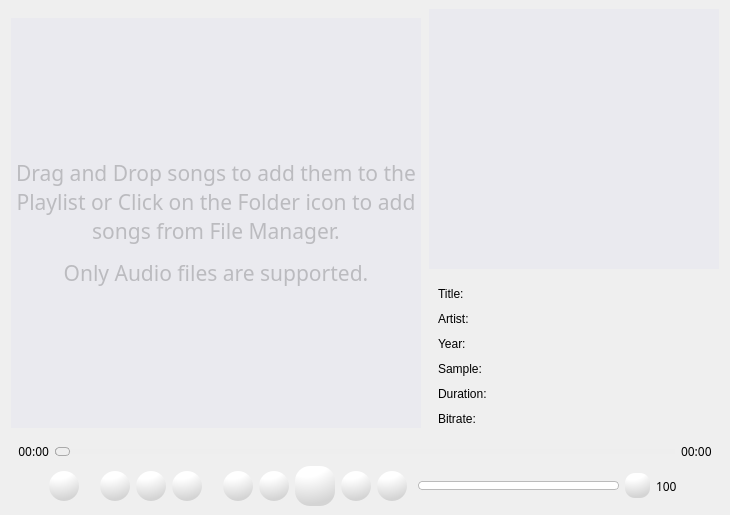
<?xml version="1.0" encoding="UTF-8"?>
<ui version="4.0">
 <class>PyMediaPlayer</class>
 <widget class="QMainWindow" name="PyMediaPlayer">
  <property name="geometry">
   <rect>
    <x>0</x>
    <y>0</y>
    <width>730</width>
    <height>515</height>
   </rect>
  </property>
  <property name="sizePolicy">
   <sizepolicy hsizetype="Preferred" vsizetype="Preferred">
    <horstretch>0</horstretch>
    <verstretch>0</verstretch>
   </sizepolicy>
  </property>
  <property name="windowTitle">
   <string>PyMedia Player</string>
  </property>
  <property name="windowIcon">
   <iconset>
    <normaloff>icon/PyMediaPlayer.png</normaloff>icon/PyMediaPlayer.png</iconset>
  </property>
  <property name="styleSheet">
   <string notr="true"/>
  </property>
  <widget class="QWidget" name="centralwidget">
   <property name="sizePolicy">
    <sizepolicy hsizetype="Preferred" vsizetype="Preferred">
     <horstretch>0</horstretch>
     <verstretch>0</verstretch>
    </sizepolicy>
   </property>
   <layout class="QVBoxLayout" name="verticalLayout_3">
    <item>
     <layout class="QVBoxLayout" name="verticalLayoutFullApp">
      <item>
       <layout class="QHBoxLayout" name="horizontalLayoutUpper">
        <item>
         <widget class="QLabel" name="ThumbnailView">
          <property name="minimumSize">
           <size>
            <width>410</width>
            <height>410</height>
           </size>
          </property>
          <property name="maximumSize">
           <size>
            <width>410</width>
            <height>410</height>
           </size>
          </property>
          <property name="font">
           <font>
            <family>Tw Cen MT</family>
            <pointsize>16</pointsize>
           </font>
          </property>
          <property name="toolTip">
           <string>Song Album Art</string>
          </property>
          <property name="styleSheet">
           <string notr="true">background:rgba(12,12,233,0.02);
color:rgba(0,0,0,0.2);
border:none;
opacity:0.1;</string>
          </property>
          <property name="text">
           <string>&lt;html&gt;&lt;head/&gt;&lt;body&gt;&lt;p&gt;Drag and Drop songs to add them to the Playlist or Click on the Folder icon to add songs from File Manager.&lt;/p&gt;&lt;p&gt;Only Audio files are supported.&lt;/p&gt;&lt;/body&gt;&lt;/html&gt;</string>
          </property>
          <property name="textFormat">
           <enum>Qt::RichText</enum>
          </property>
          <property name="scaledContents">
           <bool>true</bool>
          </property>
          <property name="alignment">
           <set>Qt::AlignCenter</set>
          </property>
          <property name="wordWrap">
           <bool>true</bool>
          </property>
         </widget>
        </item>
        <item>
         <layout class="QVBoxLayout" name="verticalLayout">
          <item>
           <widget class="QListView" name="PlaylistView">
            <property name="maximumSize">
             <size>
              <width>290</width>
              <height>260</height>
             </size>
            </property>
            <property name="font">
             <font>
              <pointsize>9</pointsize>
             </font>
            </property>
            <property name="acceptDrops">
             <bool>true</bool>
            </property>
            <property name="toolTip">
             <string>Playlist - Drag and drop songs here to play them
Double click a song to remove it</string>
            </property>
            <property name="autoFillBackground">
             <bool>false</bool>
            </property>
            <property name="styleSheet">
             <string notr="true">QListView{
background-color:rgba(12,12,233,0.02);
border:none;
}
QToolTip { 
background-color: white; 
color:rgba(0,0,0,0.9); 
 border: black solid 1px
 }</string>
            </property>
            <property name="dragEnabled">
             <bool>true</bool>
            </property>
            <property name="dragDropMode">
             <enum>QAbstractItemView::DragDrop</enum>
            </property>
            <property name="alternatingRowColors">
             <bool>true</bool>
            </property>
            <property name="verticalScrollMode">
             <enum>QAbstractItemView::ScrollPerItem</enum>
            </property>
           </widget>
          </item>
          <item>
           <widget class="QScrollArea" name="scrollArea">
            <property name="sizePolicy">
             <sizepolicy hsizetype="Preferred" vsizetype="Preferred">
              <horstretch>0</horstretch>
              <verstretch>0</verstretch>
             </sizepolicy>
            </property>
            <property name="minimumSize">
             <size>
              <width>0</width>
              <height>150</height>
             </size>
            </property>
            <property name="styleSheet">
             <string notr="true">border: none;</string>
            </property>
            <property name="verticalScrollBarPolicy">
             <enum>Qt::ScrollBarAlwaysOff</enum>
            </property>
            <property name="sizeAdjustPolicy">
             <enum>QAbstractScrollArea::AdjustToContents</enum>
            </property>
            <property name="widgetResizable">
             <bool>true</bool>
            </property>
            <widget class="QWidget" name="scrollAreaWidgetContents">
             <property name="geometry">
              <rect>
               <x>0</x>
               <y>0</y>
               <width>290</width>
               <height>152</height>
              </rect>
             </property>
             <layout class="QVBoxLayout" name="verticalLayout_2">
              <item>
               <layout class="QGridLayout" name="gridLayout">
                <item row="2" column="0">
                 <widget class="QLabel" name="DateLabel">
                  <property name="sizePolicy">
                   <sizepolicy hsizetype="Fixed" vsizetype="Preferred">
                    <horstretch>0</horstretch>
                    <verstretch>0</verstretch>
                   </sizepolicy>
                  </property>
                  <property name="text">
                   <string>Year:</string>
                  </property>
                 </widget>
                </item>
                <item row="5" column="1">
                 <widget class="QLabel" name="BitrateInput">
                  <property name="toolTip">
                   <string>Song Bitrate</string>
                  </property>
                  <property name="text">
                   <string/>
                  </property>
                 </widget>
                </item>
                <item row="1" column="0">
                 <widget class="QLabel" name="ArtistLabel">
                  <property name="sizePolicy">
                   <sizepolicy hsizetype="Fixed" vsizetype="Preferred">
                    <horstretch>0</horstretch>
                    <verstretch>0</verstretch>
                   </sizepolicy>
                  </property>
                  <property name="text">
                   <string>Artist:</string>
                  </property>
                 </widget>
                </item>
                <item row="0" column="1">
                 <widget class="QLabel" name="TitleInput">
                  <property name="sizePolicy">
                   <sizepolicy hsizetype="Preferred" vsizetype="Preferred">
                    <horstretch>0</horstretch>
                    <verstretch>0</verstretch>
                   </sizepolicy>
                  </property>
                  <property name="toolTip">
                   <string>Song Title</string>
                  </property>
                  <property name="text">
                   <string/>
                  </property>
                  <property name="wordWrap">
                   <bool>false</bool>
                  </property>
                 </widget>
                </item>
                <item row="4" column="1">
                 <widget class="QLabel" name="DurationInput">
                  <property name="toolTip">
                   <string>Song Length</string>
                  </property>
                  <property name="text">
                   <string/>
                  </property>
                 </widget>
                </item>
                <item row="3" column="1">
                 <widget class="QLabel" name="SampleRateInput">
                  <property name="toolTip">
                   <string>Song Sample Rate</string>
                  </property>
                  <property name="text">
                   <string/>
                  </property>
                 </widget>
                </item>
                <item row="4" column="0">
                 <widget class="QLabel" name="DurationLabel">
                  <property name="sizePolicy">
                   <sizepolicy hsizetype="Fixed" vsizetype="Preferred">
                    <horstretch>0</horstretch>
                    <verstretch>0</verstretch>
                   </sizepolicy>
                  </property>
                  <property name="text">
                   <string>Duration:</string>
                  </property>
                 </widget>
                </item>
                <item row="5" column="0">
                 <widget class="QLabel" name="BitrateLabel">
                  <property name="sizePolicy">
                   <sizepolicy hsizetype="Fixed" vsizetype="Preferred">
                    <horstretch>0</horstretch>
                    <verstretch>0</verstretch>
                   </sizepolicy>
                  </property>
                  <property name="text">
                   <string>Bitrate:</string>
                  </property>
                 </widget>
                </item>
                <item row="2" column="1">
                 <widget class="QLabel" name="DateInput">
                  <property name="toolTip">
                   <string>Year of Release</string>
                  </property>
                  <property name="text">
                   <string/>
                  </property>
                 </widget>
                </item>
                <item row="1" column="1">
                 <widget class="QLabel" name="ArtistInput">
                  <property name="toolTip">
                   <string>Song Artist</string>
                  </property>
                  <property name="text">
                   <string/>
                  </property>
                 </widget>
                </item>
                <item row="0" column="0">
                 <widget class="QLabel" name="TitleLabel">
                  <property name="sizePolicy">
                   <sizepolicy hsizetype="Fixed" vsizetype="Preferred">
                    <horstretch>0</horstretch>
                    <verstretch>0</verstretch>
                   </sizepolicy>
                  </property>
                  <property name="text">
                   <string>Title:</string>
                  </property>
                 </widget>
                </item>
                <item row="3" column="0">
                 <widget class="QLabel" name="SizeLabel">
                  <property name="sizePolicy">
                   <sizepolicy hsizetype="Fixed" vsizetype="Preferred">
                    <horstretch>0</horstretch>
                    <verstretch>0</verstretch>
                   </sizepolicy>
                  </property>
                  <property name="text">
                   <string>Sample:</string>
                  </property>
                 </widget>
                </item>
               </layout>
              </item>
             </layout>
            </widget>
           </widget>
          </item>
         </layout>
        </item>
       </layout>
      </item>
      <item>
       <layout class="QVBoxLayout" name="verticalLayoutBottomPanel">
        <item>
         <layout class="QHBoxLayout" name="horizontalLayoutTimePanel">
          <item>
           <widget class="QLabel" name="ElaspedTimeDisplay">
            <property name="minimumSize">
             <size>
              <width>40</width>
              <height>0</height>
             </size>
            </property>
            <property name="maximumSize">
             <size>
              <width>40</width>
              <height>16777215</height>
             </size>
            </property>
            <property name="font">
             <font>
              <family>Bahnschrift SemiLight</family>
              <pointsize>9</pointsize>
             </font>
            </property>
            <property name="toolTip">
             <string>Elasped Time</string>
            </property>
            <property name="text">
             <string>00:00</string>
            </property>
            <property name="alignment">
             <set>Qt::AlignRight|Qt::AlignTrailing|Qt::AlignVCenter</set>
            </property>
           </widget>
          </item>
          <item>
           <widget class="QSlider" name="TimeSlider">
            <property name="enabled">
             <bool>false</bool>
            </property>
            <property name="mouseTracking">
             <bool>true</bool>
            </property>
            <property name="toolTip">
             <string>Track Seek</string>
            </property>
            <property name="styleSheet">
             <string notr="true">QSlider::groove:horizontal {
background: white;
height: 5px;
}

QSlider::sub-page:horizontal {
background: qlineargradient(x1: 0, y1: 0,    x2: 0, y2: 1,
    stop: 0 #66e, stop: 1 #bbf);
background: qlineargradient(x1: 0, y1: 0.2, x2: 1, y2: 1,
    stop: 0 #bbf, stop: 1 #55f);
height: 5px;
}

QSlider::add-page:horizontal {
background: qlineargradient(x1: 0, y1: 0,    x2: 0, y2: 1,
     stop:0.5 #fff, stop: 1 #d4d4d4);
height: 5px;
}

QSlider::handle:horizontal {
background: qlineargradient(x1:0, y1:0, x2:1, y2:1,
    stop:0 #52307c, stop: 1 #ece6ff);
width: 13px;
margin-top: -2px;
margin-bottom: -2px;
border-radius: 4px;
}

QSlider::handle:horizontal:hover {
background: qlineargradient(x1:0, y1:0, x2:1, y2:1,
    stop:0 #bca0dc, stop:1 #e0d6ff);
}

QSlider::sub-page:horizontal:disabled {
background: #bbb;
border-color: #999;
}

QSlider::add-page:horizontal:disabled {
background: #eee;
border-color: #999;
}

QSlider::handle:horizontal:disabled {
background: #eee;
border: 1px solid #aaa;
border-radius: 4px;
}</string>
            </property>
            <property name="pageStep">
             <number>10</number>
            </property>
            <property name="sliderPosition">
             <number>0</number>
            </property>
            <property name="orientation">
             <enum>Qt::Horizontal</enum>
            </property>
            <property name="invertedControls">
             <bool>false</bool>
            </property>
           </widget>
          </item>
          <item>
           <widget class="QLabel" name="RemainingTimeDisplay">
            <property name="minimumSize">
             <size>
              <width>40</width>
              <height>0</height>
             </size>
            </property>
            <property name="maximumSize">
             <size>
              <width>40</width>
              <height>16777215</height>
             </size>
            </property>
            <property name="font">
             <font>
              <family>Bahnschrift SemiLight</family>
              <pointsize>9</pointsize>
             </font>
            </property>
            <property name="toolTip">
             <string>&lt;html&gt;&lt;head/&gt;&lt;body&gt;&lt;p&gt;Total Time&lt;/p&gt;&lt;/body&gt;&lt;/html&gt;</string>
            </property>
            <property name="text">
             <string>00:00</string>
            </property>
            <property name="alignment">
             <set>Qt::AlignLeading|Qt::AlignLeft|Qt::AlignVCenter</set>
            </property>
           </widget>
          </item>
         </layout>
        </item>
        <item>
         <layout class="QHBoxLayout" name="horizontalLayoutControls">
          <item>
           <layout class="QHBoxLayout" name="horizontalLayout_2">
            <item>
             <spacer name="horizontalSpacer_3">
              <property name="orientation">
               <enum>Qt::Horizontal</enum>
              </property>
              <property name="sizeType">
               <enum>QSizePolicy::Fixed</enum>
              </property>
              <property name="sizeHint" stdset="0">
               <size>
                <width>40</width>
                <height>20</height>
               </size>
              </property>
             </spacer>
            </item>
            <item>
             <widget class="QPushButton" name="OpenFiles">
              <property name="sizePolicy">
               <sizepolicy hsizetype="Fixed" vsizetype="Fixed">
                <horstretch>0</horstretch>
                <verstretch>0</verstretch>
               </sizepolicy>
              </property>
              <property name="toolTip">
               <string>&lt;html&gt;&lt;head/&gt;&lt;body&gt;&lt;p&gt;Open Songs&lt;/p&gt;&lt;p&gt;Shortcut: Alt+O&lt;/p&gt;&lt;/body&gt;&lt;/html&gt;</string>
              </property>
              <property name="styleSheet">
               <string notr="true">QPushButton{
color: #333;
background: qradialgradient(cx: 0.3, cy: -0.4, fx: 0.3, fy: -0.4, radius: 1.35, stop:0.5 #fff, stop: 1 #d4d4d4);
width: 30px; 
height: 30px;
border-radius: 15px;
}

QPushButton:pressed{
background: qradialgradient(cx: 0.4, cy: -0.1, fx: 0.4, fy: -0.1, radius: 1.35, stop:1 #fff, stop: 0.4 #ddd);
}
</string>
              </property>
              <property name="text">
               <string/>
              </property>
              <property name="icon">
               <iconset>
                <normaloff>icon/open-folder.png</normaloff>icon/open-folder.png</iconset>
              </property>
              <property name="shortcut">
               <string>Alt+O</string>
              </property>
             </widget>
            </item>
            <item>
             <spacer name="horizontalSpacer_5">
              <property name="orientation">
               <enum>Qt::Horizontal</enum>
              </property>
              <property name="sizeType">
               <enum>QSizePolicy::Fixed</enum>
              </property>
              <property name="sizeHint" stdset="0">
               <size>
                <width>15</width>
                <height>20</height>
               </size>
              </property>
             </spacer>
            </item>
            <item>
             <widget class="QPushButton" name="ShuffleButton">
              <property name="sizePolicy">
               <sizepolicy hsizetype="Fixed" vsizetype="Fixed">
                <horstretch>0</horstretch>
                <verstretch>0</verstretch>
               </sizepolicy>
              </property>
              <property name="toolTip">
               <string>Shuffle Mode is Off
Shortcut: Alt+S</string>
              </property>
              <property name="styleSheet">
               <string notr="true">QPushButton{
color: #333;
background: qradialgradient(cx: 0.3, cy: -0.4, fx: 0.3, fy: -0.4, radius: 1.35, stop:0.5 #fff, stop: 1 #d4d4d4);
width: 30px; 
height: 30px;
border-radius: 15px;
}

QPushButton:pressed{
background: qradialgradient(cx: 0.4, cy: -0.1, fx: 0.4, fy: -0.1, radius: 1.35, stop:1 #fff, stop: 0.4 #ddd);
}
</string>
              </property>
              <property name="text">
               <string/>
              </property>
              <property name="icon">
               <iconset>
                <normaloff>icon/shuffle-off.png</normaloff>icon/shuffle-off.png</iconset>
              </property>
              <property name="shortcut">
               <string>Alt+S</string>
              </property>
             </widget>
            </item>
            <item>
             <widget class="QPushButton" name="RepeatButton">
              <property name="sizePolicy">
               <sizepolicy hsizetype="Fixed" vsizetype="Fixed">
                <horstretch>0</horstretch>
                <verstretch>0</verstretch>
               </sizepolicy>
              </property>
              <property name="toolTip">
               <string>Repeat Mode - Stop if the Queue ends
Shortcut: Alt+R</string>
              </property>
              <property name="styleSheet">
               <string notr="true">QPushButton{
color: #333;
background: qradialgradient(cx: 0.3, cy: -0.4, fx: 0.3, fy: -0.4, radius: 1.35, stop:0.5 #fff, stop: 1 #d4d4d4);
width: 30px; 
height: 30px;
border-radius: 15px;
}

QPushButton:pressed{
background: qradialgradient(cx: 0.4, cy: -0.1, fx: 0.4, fy: -0.1, radius: 1.35, stop:1 #fff, stop: 0.4 #ddd);
}
</string>
              </property>
              <property name="text">
               <string/>
              </property>
              <property name="icon">
               <iconset>
                <normaloff>icon/repeat-all.png</normaloff>icon/repeat-all.png</iconset>
              </property>
              <property name="shortcut">
               <string>Alt+R</string>
              </property>
             </widget>
            </item>
            <item>
             <widget class="QPushButton" name="StopButton">
              <property name="sizePolicy">
               <sizepolicy hsizetype="Fixed" vsizetype="Fixed">
                <horstretch>0</horstretch>
                <verstretch>0</verstretch>
               </sizepolicy>
              </property>
              <property name="toolTip">
               <string>Stop
Shortcut: Alt+X</string>
              </property>
              <property name="styleSheet">
               <string notr="true">QPushButton{
color: #333;
background: qradialgradient(cx: 0.3, cy: -0.4, fx: 0.3, fy: -0.4, radius: 1.35, stop:0.5 #fff, stop: 1 #d4d4d4);
width: 30px; 
height: 30px;
border-radius: 15px;
}

QPushButton:pressed{
background: qradialgradient(cx: 0.4, cy: -0.1, fx: 0.4, fy: -0.1, radius: 1.35, stop:1 #fff, stop: 0.4 #ddd);
}
</string>
              </property>
              <property name="text">
               <string/>
              </property>
              <property name="icon">
               <iconset>
                <normaloff>icon/stop.png</normaloff>icon/stop.png</iconset>
              </property>
              <property name="shortcut">
               <string>Alt+X</string>
              </property>
             </widget>
            </item>
           </layout>
          </item>
          <item>
           <spacer name="horizontalSpacer_2">
            <property name="orientation">
             <enum>Qt::Horizontal</enum>
            </property>
            <property name="sizeType">
             <enum>QSizePolicy::Fixed</enum>
            </property>
            <property name="sizeHint" stdset="0">
             <size>
              <width>15</width>
              <height>20</height>
             </size>
            </property>
           </spacer>
          </item>
          <item>
           <layout class="QHBoxLayout" name="horizontalLayout">
            <item>
             <widget class="QPushButton" name="PreviousButton">
              <property name="sizePolicy">
               <sizepolicy hsizetype="Fixed" vsizetype="Fixed">
                <horstretch>0</horstretch>
                <verstretch>0</verstretch>
               </sizepolicy>
              </property>
              <property name="toolTip">
               <string>Previous Track
Shortcut: Alt+P</string>
              </property>
              <property name="styleSheet">
               <string notr="true">QPushButton{
color: #333;
background: qradialgradient(cx: 0.3, cy: -0.4, fx: 0.3, fy: -0.4, radius: 1.35, stop:0.5 #fff, stop: 1 #d4d4d4);
width: 30px; 
height: 30px;
border-radius: 15px;
}

QPushButton:pressed{
background: qradialgradient(cx: 0.4, cy: -0.1, fx: 0.4, fy: -0.1, radius: 1.35, stop:1 #fff, stop: 0.4 #ddd);
}
</string>
              </property>
              <property name="text">
               <string/>
              </property>
              <property name="icon">
               <iconset>
                <normaloff>icon/previous.png</normaloff>icon/previous.png</iconset>
              </property>
              <property name="shortcut">
               <string>Alt+P</string>
              </property>
             </widget>
            </item>
            <item>
             <widget class="QPushButton" name="RewindButton">
              <property name="sizePolicy">
               <sizepolicy hsizetype="Fixed" vsizetype="Fixed">
                <horstretch>0</horstretch>
                <verstretch>0</verstretch>
               </sizepolicy>
              </property>
              <property name="toolTip">
               <string>-2s/Long press to Rewind
Shortcut: Ctrl+Alt+P</string>
              </property>
              <property name="styleSheet">
               <string notr="true">QPushButton{
color: #333;
background: qradialgradient(cx: 0.3, cy: -0.4, fx: 0.3, fy: -0.4, radius: 1.35, stop:0.5 #fff, stop: 1 #d4d4d4);
width: 30px; 
height: 30px;
border-radius: 15px;
}

QPushButton:pressed{
background: qradialgradient(cx: 0.4, cy: -0.1, fx: 0.4, fy: -0.1, radius: 1.35, stop:1 #fff, stop: 0.4 #ddd);
}
</string>
              </property>
              <property name="text">
               <string/>
              </property>
              <property name="icon">
               <iconset>
                <normaloff>icon/rewind.png</normaloff>icon/rewind.png</iconset>
              </property>
              <property name="shortcut">
               <string>Ctrl+Alt+P</string>
              </property>
             </widget>
            </item>
            <item>
             <widget class="QPushButton" name="PlayPauseButton">
              <property name="sizePolicy">
               <sizepolicy hsizetype="Fixed" vsizetype="Fixed">
                <horstretch>0</horstretch>
                <verstretch>0</verstretch>
               </sizepolicy>
              </property>
              <property name="toolTip">
               <string>Play/Pause
Shortcut: Spacebar</string>
              </property>
              <property name="styleSheet">
               <string notr="true">QPushButton{
color: #333;
background: qradialgradient(cx: 0.3, cy: -0.4, fx: 0.3, fy: -0.4, radius: 1.35, stop:0.5 #fff, stop: 1 #d4d4d4);
width: 40px; 
height: 40px;
border-radius: 15px;
}

QPushButton:pressed{
background: qradialgradient(cx: 0.4, cy: -0.1, fx: 0.4, fy: -0.1, radius: 1.35, stop:1 #fff, stop: 0.4 #ddd);
}
</string>
              </property>
              <property name="text">
               <string/>
              </property>
              <property name="icon">
               <iconset>
                <normaloff>icon/play.png</normaloff>icon/play.png</iconset>
              </property>
              <property name="iconSize">
               <size>
                <width>25</width>
                <height>25</height>
               </size>
              </property>
              <property name="shortcut">
               <string>Space</string>
              </property>
             </widget>
            </item>
            <item>
             <widget class="QPushButton" name="ForwardButton">
              <property name="sizePolicy">
               <sizepolicy hsizetype="Fixed" vsizetype="Fixed">
                <horstretch>0</horstretch>
                <verstretch>0</verstretch>
               </sizepolicy>
              </property>
              <property name="toolTip">
               <string>+2s/Long press to Fast Forward
Shortcut: Ctrl+Alt+N</string>
              </property>
              <property name="styleSheet">
               <string notr="true">QPushButton{
color: #333;
background: qradialgradient(cx: 0.3, cy: -0.4, fx: 0.3, fy: -0.4, radius: 1.35, stop:0.5 #fff, stop: 1 #d4d4d4);
width: 30px; 
height: 30px;
border-radius: 15px;
}

QPushButton:pressed{
background: qradialgradient(cx: 0.4, cy: -0.1, fx: 0.4, fy: -0.1, radius: 1.35, stop:1 #fff, stop: 0.4 #ddd);
}
</string>
              </property>
              <property name="text">
               <string/>
              </property>
              <property name="icon">
               <iconset>
                <normaloff>icon/forward.png</normaloff>icon/forward.png</iconset>
              </property>
              <property name="shortcut">
               <string>Ctrl+Alt+N</string>
              </property>
             </widget>
            </item>
            <item>
             <widget class="QPushButton" name="NextButton">
              <property name="sizePolicy">
               <sizepolicy hsizetype="Fixed" vsizetype="Fixed">
                <horstretch>0</horstretch>
                <verstretch>0</verstretch>
               </sizepolicy>
              </property>
              <property name="toolTip">
               <string>Next Track
Shortcut: Alt+N</string>
              </property>
              <property name="styleSheet">
               <string notr="true">QPushButton{
color: #333;
background: qradialgradient(cx: 0.3, cy: -0.4, fx: 0.3, fy: -0.4, radius: 1.35, stop:0.5 #fff, stop: 1 #d4d4d4);
width: 30px; 
height: 30px;
border-radius: 15px;
}

QPushButton:pressed{
background: qradialgradient(cx: 0.4, cy: -0.1, fx: 0.4, fy: -0.1, radius: 1.35, stop:1 #fff, stop: 0.4 #ddd);
}
</string>
              </property>
              <property name="text">
               <string/>
              </property>
              <property name="icon">
               <iconset>
                <normaloff>icon/next.png</normaloff>icon/next.png</iconset>
              </property>
              <property name="shortcut">
               <string>Alt+N</string>
              </property>
             </widget>
            </item>
           </layout>
          </item>
          <item>
           <spacer name="horizontalSpacer">
            <property name="orientation">
             <enum>Qt::Horizontal</enum>
            </property>
            <property name="sizeType">
             <enum>QSizePolicy::Fixed</enum>
            </property>
            <property name="sizeHint" stdset="0">
             <size>
              <width>5</width>
              <height>20</height>
             </size>
            </property>
           </spacer>
          </item>
          <item>
           <widget class="QSlider" name="VolumeSlider">
            <property name="toolTip">
             <string>Volume Selector</string>
            </property>
            <property name="styleSheet">
             <string notr="true">QSlider::groove:horizontal {
border: 1px solid #bbb;
background: white;
height: 7px;
border-radius: 4px;
}

QSlider::sub-page:horizontal {
background: qlineargradient(x1: 0, y1: 0,    x2: 0, y2: 1,
    stop: 0 #66e, stop: 1 #bbf);
background: qlineargradient(x1: 0, y1: 0.2, x2: 1, y2: 1,
    stop: 0 #bbf, stop: 1 #55f);
border: 0px solid #777;
height: 10px;
border-radius: 4px;
}

QSlider::add-page:horizontal {
background: qlineargradient(x1: 0, y1: 0,    x2: 0, y2: 1,
     stop:0.5 #fff, stop: 1 #d4d4d4);

border: 0px solid #777;
height: 10px;
border-radius: 4px;
}

QSlider::handle:horizontal {
background: qlineargradient(x1:0, y1:0, x2:1, y2:1,
    stop:0 #52307c, stop: 1 #ece6ff);
width: 13px;
margin-top: -5px;
margin-bottom: -5px;
border-radius: 4px;
}

QSlider::handle:horizontal:hover {
background: qlineargradient(x1:0, y1:0, x2:1, y2:1,
    stop:0 #bca0dc, stop:1 #e0d6ff);
border: 0px solid #444;
border-radius: 4px;
}

QSlider::sub-page:horizontal:disabled {
background: #bbb;
border-color: #999;
}

QSlider::add-page:horizontal:disabled {
background: #eee;
border-color: #999;
}

QSlider::handle:horizontal:disabled {
background: #eee;
border: 1px solid #aaa;
border-radius: 4px;
}</string>
            </property>
            <property name="maximum">
             <number>100</number>
            </property>
            <property name="pageStep">
             <number>10</number>
            </property>
            <property name="sliderPosition">
             <number>100</number>
            </property>
            <property name="orientation">
             <enum>Qt::Horizontal</enum>
            </property>
           </widget>
          </item>
          <item>
           <widget class="QPushButton" name="MuteButton">
            <property name="sizePolicy">
             <sizepolicy hsizetype="Fixed" vsizetype="Fixed">
              <horstretch>0</horstretch>
              <verstretch>0</verstretch>
             </sizepolicy>
            </property>
            <property name="toolTip">
             <string>Volume - Loud
Shortcut: Alt+M</string>
            </property>
            <property name="styleSheet">
             <string notr="true">QPushButton{
color: #333;
background: qradialgradient(cx: 0.3, cy: -0.4, fx: 0.3, fy: -0.4, radius: 1.35, stop:0.5 #fff, stop: 1 #d4d4d4);
width: 25px; 
height: 25px;
border-radius: 10px;
}

QPushButton:pressed{
background: qradialgradient(cx: 0.4, cy: -0.1, fx: 0.4, fy: -0.1, radius: 1.35, stop:1 #fff, stop: 0.4 #ddd);
}
</string>
            </property>
            <property name="text">
             <string/>
            </property>
            <property name="icon">
             <iconset>
              <normaloff>icon/volume.png</normaloff>icon/volume.png</iconset>
            </property>
            <property name="iconSize">
             <size>
              <width>25</width>
              <height>25</height>
             </size>
            </property>
            <property name="shortcut">
             <string>Alt+M</string>
            </property>
           </widget>
          </item>
          <item>
           <widget class="QLabel" name="VolumeDisplay">
            <property name="minimumSize">
             <size>
              <width>25</width>
              <height>0</height>
             </size>
            </property>
            <property name="maximumSize">
             <size>
              <width>25</width>
              <height>16777215</height>
             </size>
            </property>
            <property name="font">
             <font>
              <family>Bahnschrift SemiLight</family>
              <pointsize>9</pointsize>
             </font>
            </property>
            <property name="toolTip">
             <string/>
            </property>
            <property name="text">
             <string>100</string>
            </property>
           </widget>
          </item>
          <item>
           <spacer name="horizontalSpacer_4">
            <property name="orientation">
             <enum>Qt::Horizontal</enum>
            </property>
            <property name="sizeType">
             <enum>QSizePolicy::Fixed</enum>
            </property>
            <property name="sizeHint" stdset="0">
             <size>
              <width>40</width>
              <height>20</height>
             </size>
            </property>
           </spacer>
          </item>
         </layout>
        </item>
       </layout>
      </item>
     </layout>
    </item>
   </layout>
  </widget>
 </widget>
 <resources/>
 <connections/>
</ui>
